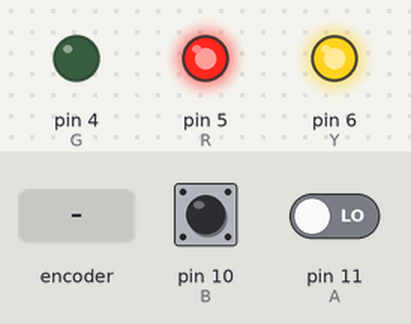
Recording of a sketch running on a simulated Arduino Uno, built with avr-gcc and run on an emulated ATmega328P. On the bench: output pins drawn as LEDs (lit = HIGH). The test bench sets the inputs (shaded band); at power-on: pin 10 (B) HIGH, pin 11 (A) LOW.

Above: at 1.8 s.
1.9 s: rotary encoder on pin 11 (A) / pin 10 (B) turned 3 steps (first pin leading)
At 3.4 s:
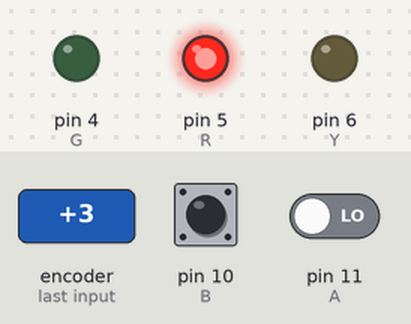
Timing chart, 0 to 4.9 s (numbered marks = the images above; inputs shaded):
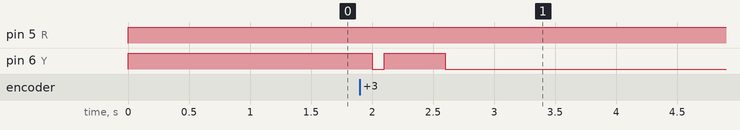

Measured:
- after the input at 1.9 s, pin 6 (Y): HIGH → LOW after 0.10 s, → HIGH 0.10 s later, → LOW 0.50 s later

The sketch:

Caja-fuerte.ino
```cpp
int A = 11;  // Boton Izquierda
int B = 10;  // Boton Derecha
int R = 5;
int G = 4;
int Y = 6;

int valido = 0;

void setup() {
  pinMode(A, INPUT);
  pinMode(B, INPUT);
  pinMode(R, OUTPUT);
  pinMode(G, OUTPUT);
  pinMode(Y, OUTPUT);
}

void loop() {
  int cont = 0;
  int valido = 0;
  digitalWrite(R, HIGH);
  while(!valido) {
    if (cont == 0 && !digitalRead(B)) { // primera entrada mala, reseteo
      digitalWrite(Y, HIGH);
      delay(500);
      digitalWrite(Y, LOW);
      cont = 0;
      continue;
    }
    if (cont == 1 && !digitalRead(B)) { //segunda entrada mala
      digitalWrite(Y, HIGH);
      delay(500);
      digitalWrite(Y, LOW);
      cont = 0;
      continue;
    }
    if (cont == 2 && !digitalRead(A)) { //tercera entrada mala
      digitalWrite(Y, HIGH);
      delay(500);
      digitalWrite(Y, LOW);
      cont = 0;
      continue;
    }
    if (cont == 3 && !digitalRead(B)) { //cuarta entrada mala
      digitalWrite(Y, HIGH);
      delay(500);
      digitalWrite(Y, LOW);
      cont = 0;
      continue;
    }
    if (!digitalRead(A) && cont == 0) { // primera entrada buena
      digitalWrite(Y, HIGH);
      delay(500);
      digitalWrite(Y, LOW);
      cont++;
    }
    if (!digitalRead(A) && cont == 1) { // segunda entrada buena
      digitalWrite(Y, HIGH);
      delay(500);
      digitalWrite(Y, LOW);
      cont++;
    }
    if (!digitalRead(B) && cont == 2) { // tercera entrada buena
      digitalWrite(Y, HIGH);
      delay(500);
      digitalWrite(Y, LOW);
      cont++;
    }
    if (!digitalRead(A) && cont == 3) { // cuarta entrada buena
      digitalWrite(Y, HIGH);
      delay(500);
      digitalWrite(Y, LOW);
      cont++;
    }
    if (cont == 4) {
      valido = 1;
    }
  }
  digitalWrite(R, LOW);
  digitalWrite(G, HIGH);
  delay(5000);
  digitalWrite(G, LOW);
}
```
